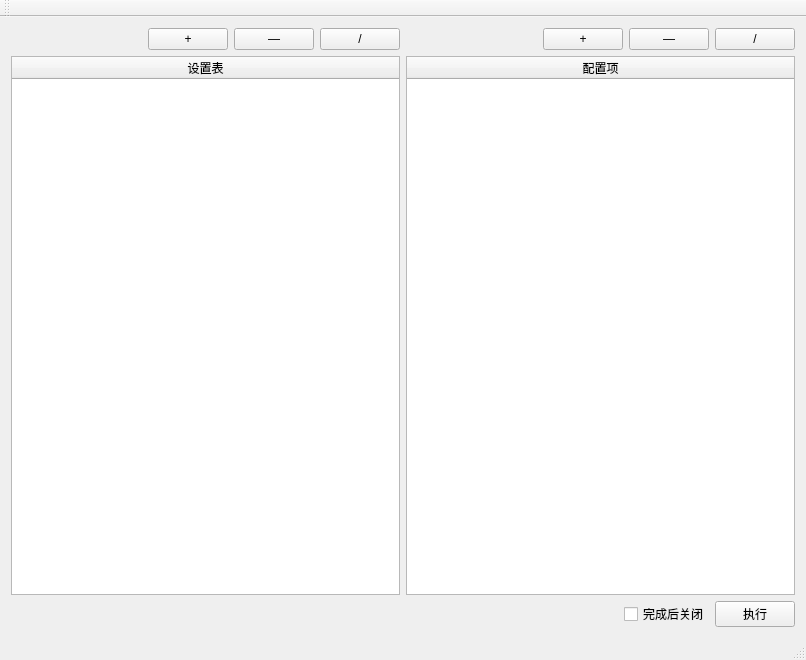
<?xml version="1.0" encoding="UTF-8"?>
<ui version="4.0">
 <class>MainWindow</class>
 <widget class="QMainWindow" name="MainWindow">
  <property name="geometry">
   <rect>
    <x>0</x>
    <y>0</y>
    <width>806</width>
    <height>660</height>
   </rect>
  </property>
  <property name="windowTitle">
   <string>工作启动管理</string>
  </property>
  <widget class="QWidget" name="centralWidget">
   <layout class="QVBoxLayout" name="verticalLayout">
    <item>
     <layout class="QHBoxLayout" name="horizontalLayout">
      <item>
       <layout class="QGridLayout" name="gridLayout">
        <item row="0" column="0">
         <spacer name="horizontalSpacer">
          <property name="orientation">
           <enum>Qt::Horizontal</enum>
          </property>
          <property name="sizeHint" stdset="0">
           <size>
            <width>108</width>
            <height>20</height>
           </size>
          </property>
         </spacer>
        </item>
        <item row="0" column="1">
         <widget class="QPushButton" name="btnAddSetting">
          <property name="text">
           <string>+</string>
          </property>
         </widget>
        </item>
        <item row="0" column="2">
         <widget class="QPushButton" name="btnDelSetting">
          <property name="text">
           <string>—</string>
          </property>
         </widget>
        </item>
        <item row="0" column="3">
         <widget class="QPushButton" name="btnEditSetting">
          <property name="text">
           <string>/</string>
          </property>
         </widget>
        </item>
        <item row="1" column="0" colspan="4">
         <widget class="QTableWidget" name="tableWidgetSetting">
          <property name="editTriggers">
           <set>QAbstractItemView::NoEditTriggers</set>
          </property>
          <attribute name="horizontalHeaderStretchLastSection">
           <bool>true</bool>
          </attribute>
          <attribute name="verticalHeaderVisible">
           <bool>false</bool>
          </attribute>
          <column>
           <property name="text">
            <string>设置表</string>
           </property>
          </column>
         </widget>
        </item>
       </layout>
      </item>
      <item>
       <layout class="QGridLayout" name="gridLayout_2">
        <item row="0" column="0">
         <spacer name="horizontalSpacer_2">
          <property name="orientation">
           <enum>Qt::Horizontal</enum>
          </property>
          <property name="sizeHint" stdset="0">
           <size>
            <width>108</width>
            <height>20</height>
           </size>
          </property>
         </spacer>
        </item>
        <item row="0" column="1">
         <widget class="QPushButton" name="btnAddUnit">
          <property name="text">
           <string>+</string>
          </property>
         </widget>
        </item>
        <item row="0" column="2">
         <widget class="QPushButton" name="btnDelUnit">
          <property name="text">
           <string>—</string>
          </property>
         </widget>
        </item>
        <item row="0" column="3">
         <widget class="QPushButton" name="btnEditUnit">
          <property name="text">
           <string>/</string>
          </property>
         </widget>
        </item>
        <item row="1" column="0" colspan="4">
         <widget class="QTableWidget" name="tableWidgetUnit">
          <property name="editTriggers">
           <set>QAbstractItemView::NoEditTriggers</set>
          </property>
          <attribute name="horizontalHeaderStretchLastSection">
           <bool>true</bool>
          </attribute>
          <attribute name="verticalHeaderVisible">
           <bool>false</bool>
          </attribute>
          <column>
           <property name="text">
            <string>配置项</string>
           </property>
          </column>
         </widget>
        </item>
       </layout>
      </item>
     </layout>
    </item>
    <item>
     <layout class="QHBoxLayout" name="horizontalLayout_2">
      <item>
       <spacer name="horizontalSpacer_4">
        <property name="orientation">
         <enum>Qt::Horizontal</enum>
        </property>
        <property name="sizeHint" stdset="0">
         <size>
          <width>40</width>
          <height>20</height>
         </size>
        </property>
       </spacer>
      </item>
      <item>
       <widget class="QCheckBox" name="chbEnableClose">
        <property name="text">
         <string>完成后关闭</string>
        </property>
       </widget>
      </item>
      <item>
       <widget class="QPushButton" name="btnDo">
        <property name="text">
         <string>执行</string>
        </property>
       </widget>
      </item>
     </layout>
    </item>
   </layout>
  </widget>
  <widget class="QMenuBar" name="menuBar">
   <property name="geometry">
    <rect>
     <x>0</x>
     <y>0</y>
     <width>806</width>
     <height>25</height>
    </rect>
   </property>
  </widget>
  <widget class="QToolBar" name="mainToolBar">
   <attribute name="toolBarArea">
    <enum>TopToolBarArea</enum>
   </attribute>
   <attribute name="toolBarBreak">
    <bool>false</bool>
   </attribute>
  </widget>
  <widget class="QStatusBar" name="statusBar"/>
 </widget>
 <layoutdefault spacing="6" margin="11"/>
 <resources/>
 <connections/>
</ui>
